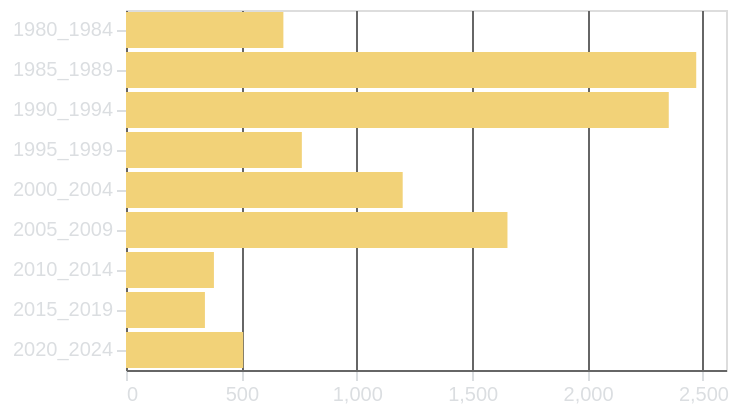

Vega-Lite specification for this chart:
### Vega-Lite specification from a JSON file in a GitHub repository (floating-point values rounded to 4 significant figures; data arrays with more than 128 entries replaced by an {"elided": "..."} marker saying what was removed)
{"config": {"background": "transparent", "title": {"color": "#DBDEE1", "fontSize": 16}, "axis": {"domainColor": "#666666", "gridColor": "#666666", "tickColor": "#DBDEE1", "titleColor": "#DBDEE1", "labelColor": "#DBDEE1"}, "legend": {"labelColor": "#DBDEE1", "titleColor": "#DBDEE1"}}, "data": {"name": "data-46d6951192d30d2c07f2ca677eb314fa"}, "mark": {"type": "bar", "tooltip": true}, "encoding": {"color": {"value": "#F2D278"}, "x": {"aggregate": "count", "axis": {"ticks": true, "title": null}, "type": "quantitative"}, "y": {"axis": {"ticks": true, "title": null}, "field": "lustrum", "type": "ordinal"}}, "height": "container", "params": [{"name": "param_9", "select": {"type": "interval", "encodings": ["x", "y"]}, "bind": "scales"}], "width": "container", "$schema": "https://vega.github.io/schema/vega-lite/v5.17.0.json", "datasets": {"data-46d6951192d30d2c07f2ca677eb314fa": {"elided": "10350 records"}}}
